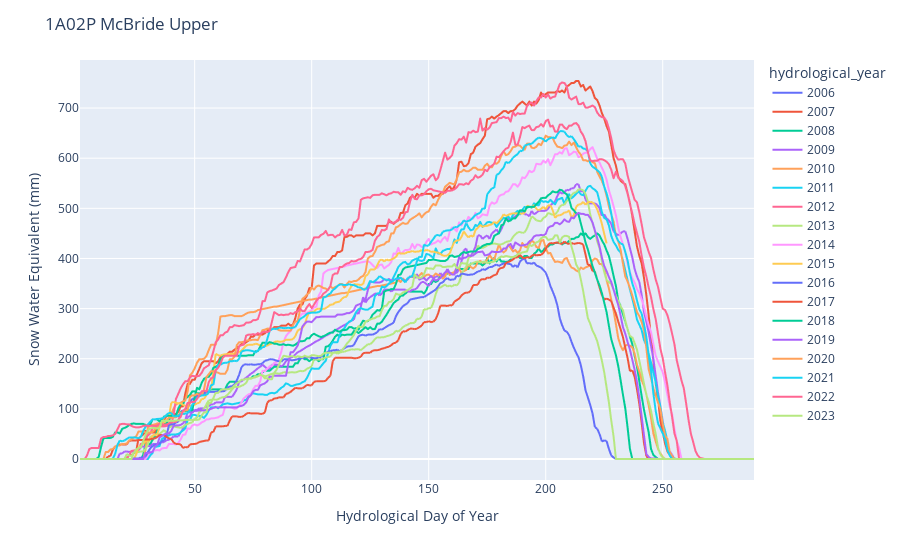

Notebook code for this chart:
### Markdown cell above
Let's make a multi-year plot of the data for a given station along an axis that is the days of the water year.

### Code cell
fig = px.line(subdf_pivoted.loc[0:289,:],)
fig.update_layout(title="1A02P McBride Upper",
                   xaxis_title="Hydrological Day of Year",
                   yaxis_title="Snow Water Equivalent (mm)")
fig.show()

### Figure 1 — Plotly figure (JSON) as saved in the notebook; plotly's stock layout.template omitted (floating-point values rounded to 4 significant figures; data arrays with more than 128 entries replaced by an {"elided": "..."} marker saying what was removed)
{"data": [{"hovertemplate": "hydrological_year=2006<br>hydrodoy=%{x}<br>value=%{y}<extra></extra>", "legendgroup": "2006", "line": {"color": "#636efa", "dash": "solid"}, "marker": {"symbol": "circle"}, "mode": "lines", "name": "2006", "showlegend": true, "type": "scattergl", "x": {"elided": "289 int values"}, "xaxis": "x", "y": {"elided": "289 null values"}, "yaxis": "y"}, {"hovertemplate": "hydrological_year=2007<br>hydrodoy=%{x}<br>value=%{y}<extra></extra>", "legendgroup": "2007", "line": {"color": "#EF553B", "dash": "solid"}, "marker": {"symbol": "circle"}, "mode": "lines", "name": "2007", "showlegend": true, "type": "scattergl", "x": {"elided": "289 int values"}, "xaxis": "x", "y": {"elided": "289 int values"}, "yaxis": "y"}, {"hovertemplate": "hydrological_year=2008<br>hydrodoy=%{x}<br>value=%{y}<extra></extra>", "legendgroup": "2008", "line": {"color": "#00cc96", "dash": "solid"}, "marker": {"symbol": "circle"}, "mode": "lines", "name": "2008", "showlegend": true, "type": "scattergl", "x": {"elided": "289 int values"}, "xaxis": "x", "y": {"elided": "289 int values"}, "yaxis": "y"}, {"hovertemplate": "hydrological_year=2009<br>hydrodoy=%{x}<br>value=%{y}<extra></extra>", "legendgroup": "2009", "line": {"color": "#ab63fa", "dash": "solid"}, "marker": {"symbol": "circle"}, "mode": "lines", "name": "2009", "showlegend": true, "type": "scattergl", "x": {"elided": "289 int values"}, "xaxis": "x", "y": {"elided": "289 float values"}, "yaxis": "y"}, {"hovertemplate": "hydrological_year=2010<br>hydrodoy=%{x}<br>value=%{y}<extra></extra>", "legendgroup": "2010", "line": {"color": "#FFA15A", "dash": "solid"}, "marker": {"symbol": "circle"}, "mode": "lines", "name": "2010", "showlegend": true, "type": "scattergl", "x": {"elided": "289 int values"}, "xaxis": "x", "y": {"elided": "289 int values"}, "yaxis": "y"}, {"hovertemplate": "hydrological_year=2011<br>hydrodoy=%{x}<br>value=%{y}<extra></extra>", "legendgroup": "2011", "line": {"color": "#19d3f3", "dash": "solid"}, "marker": {"symbol": "circle"}, "mode": "lines", "name": "2011", "showlegend": true, "type": "scattergl", "x": {"elided": "289 int values"}, "xaxis": "x", "y": {"elided": "289 int values"}, "yaxis": "y"}, {"hovertemplate": "hydrological_year=2012<br>hydrodoy=%{x}<br>value=%{y}<extra></extra>", "legendgroup": "2012", "line": {"color": "#FF6692", "dash": "solid"}, "marker": {"symbol": "circle"}, "mode": "lines", "name": "2012", "showlegend": true, "type": "scattergl", "x": {"elided": "289 int values"}, "xaxis": "x", "y": {"elided": "289 int values"}, "yaxis": "y"}, {"hovertemplate": "hydrological_year=2013<br>hydrodoy=%{x}<br>value=%{y}<extra></extra>", "legendgroup": "2013", "line": {"color": "#B6E880", "dash": "solid"}, "marker": {"symbol": "circle"}, "mode": "lines", "name": "2013", "showlegend": true, "type": "scattergl", "x": {"elided": "289 int values"}, "xaxis": "x", "y": {"elided": "289 float values"}, "yaxis": "y"}, {"hovertemplate": "hydrological_year=2014<br>hydrodoy=%{x}<br>value=%{y}<extra></extra>", "legendgroup": "2014", "line": {"color": "#FF97FF", "dash": "solid"}, "marker": {"symbol": "circle"}, "mode": "lines", "name": "2014", "showlegend": true, "type": "scattergl", "x": {"elided": "289 int values"}, "xaxis": "x", "y": {"elided": "289 int values"}, "yaxis": "y"}, {"hovertemplate": "hydrological_year=2015<br>hydrodoy=%{x}<br>value=%{y}<extra></extra>", "legendgroup": "2015", "line": {"color": "#FECB52", "dash": "solid"}, "marker": {"symbol": "circle"}, "mode": "lines", "name": "2015", "showlegend": true, "type": "scattergl", "x": {"elided": "289 int values"}, "xaxis": "x", "y": {"elided": "289 int values"}, "yaxis": "y"}, {"hovertemplate": "hydrological_year=2016<br>hydrodoy=%{x}<br>value=%{y}<extra></extra>", "legendgroup": "2016", "line": {"color": "#636efa", "dash": "solid"}, "marker": {"symbol": "circle"}, "mode": "lines", "name": "2016", "showlegend": true, "type": "scattergl", "x": {"elided": "289 int values"}, "xaxis": "x", "y": {"elided": "289 int values"}, "yaxis": "y"}, {"hovertemplate": "hydrological_year=2017<br>hydrodoy=%{x}<br>value=%{y}<extra></extra>", "legendgroup": "2017", "line": {"color": "#EF553B", "dash": "solid"}, "marker": {"symbol": "circle"}, "mode": "lines", "name": "2017", "showlegend": true, "type": "scattergl", "x": {"elided": "289 int values"}, "xaxis": "x", "y": {"elided": "289 int values"}, "yaxis": "y"}, {"hovertemplate": "hydrological_year=2018<br>hydrodoy=%{x}<br>value=%{y}<extra></extra>", "legendgroup": "2018", "line": {"color": "#00cc96", "dash": "solid"}, "marker": {"symbol": "circle"}, "mode": "lines", "name": "2018", "showlegend": true, "type": "scattergl", "x": {"elided": "289 int values"}, "xaxis": "x", "y": {"elided": "289 int values"}, "yaxis": "y"}, {"hovertemplate": "hydrological_year=2019<br>hydrodoy=%{x}<br>value=%{y}<extra></extra>", "legendgroup": "2019", "line": {"color": "#ab63fa", "dash": "solid"}, "marker": {"symbol": "circle"}, "mode": "lines", "name": "2019", "showlegend": true, "type": "scattergl", "x": {"elided": "289 int values"}, "xaxis": "x", "y": {"elided": "289 int values"}, "yaxis": "y"}, {"hovertemplate": "hydrological_year=2020<br>hydrodoy=%{x}<br>value=%{y}<extra></extra>", "legendgroup": "2020", "line": {"color": "#FFA15A", "dash": "solid"}, "marker": {"symbol": "circle"}, "mode": "lines", "name": "2020", "showlegend": true, "type": "scattergl", "x": {"elided": "289 int values"}, "xaxis": "x", "y": {"elided": "289 int values"}, "yaxis": "y"}, {"hovertemplate": "hydrological_year=2021<br>hydrodoy=%{x}<br>value=%{y}<extra></extra>", "legendgroup": "2021", "line": {"color": "#19d3f3", "dash": "solid"}, "marker": {"symbol": "circle"}, "mode": "lines", "name": "2021", "showlegend": true, "type": "scattergl", "x": {"elided": "289 int values"}, "xaxis": "x", "y": {"elided": "289 int values"}, "yaxis": "y"}, {"hovertemplate": "hydrological_year=2022<br>hydrodoy=%{x}<br>value=%{y}<extra></extra>", "legendgroup": "2022", "line": {"color": "#FF6692", "dash": "solid"}, "marker": {"symbol": "circle"}, "mode": "lines", "name": "2022", "showlegend": true, "type": "scattergl", "x": {"elided": "289 int values"}, "xaxis": "x", "y": {"elided": "289 int values"}, "yaxis": "y"}, {"hovertemplate": "hydrological_year=2023<br>hydrodoy=%{x}<br>value=%{y}<extra></extra>", "legendgroup": "2023", "line": {"color": "#B6E880", "dash": "solid"}, "marker": {"symbol": "circle"}, "mode": "lines", "name": "2023", "showlegend": true, "type": "scattergl", "x": {"elided": "289 int values"}, "xaxis": "x", "y": {"elided": "289 int values"}, "yaxis": "y"}], "layout": {"autosize": true, "legend": {"title": {"text": "hydrological_year"}, "tracegroupgap": 0}, "margin": {"t": 60}, "title": {"text": "1A02P McBride Upper"}, "xaxis": {"anchor": "y", "autorange": true, "domain": [0, 1], "range": [1, 289], "title": {"text": "Hydrological Day of Year"}, "type": "linear"}, "yaxis": {"anchor": "x", "autorange": true, "domain": [0, 1], "range": [-41.89, 795.9], "title": {"text": "Snow Water Equivalent (mm)"}}}}
